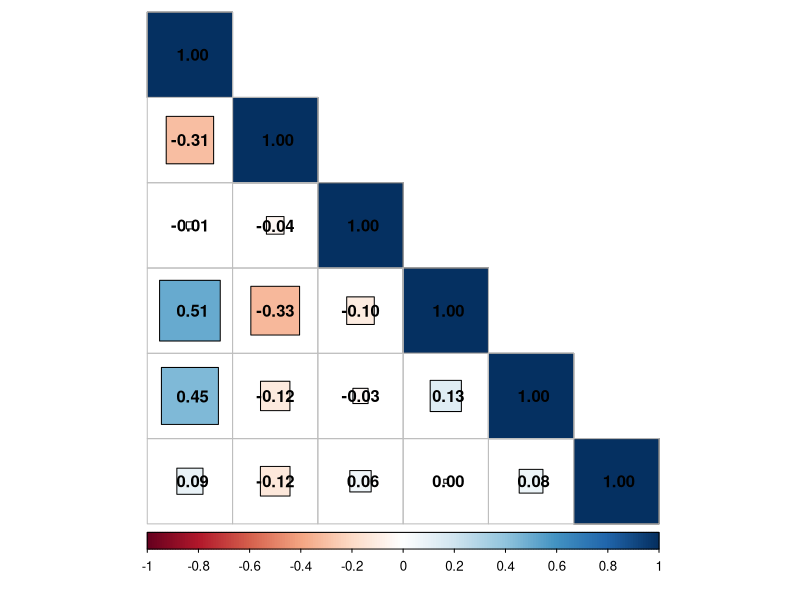
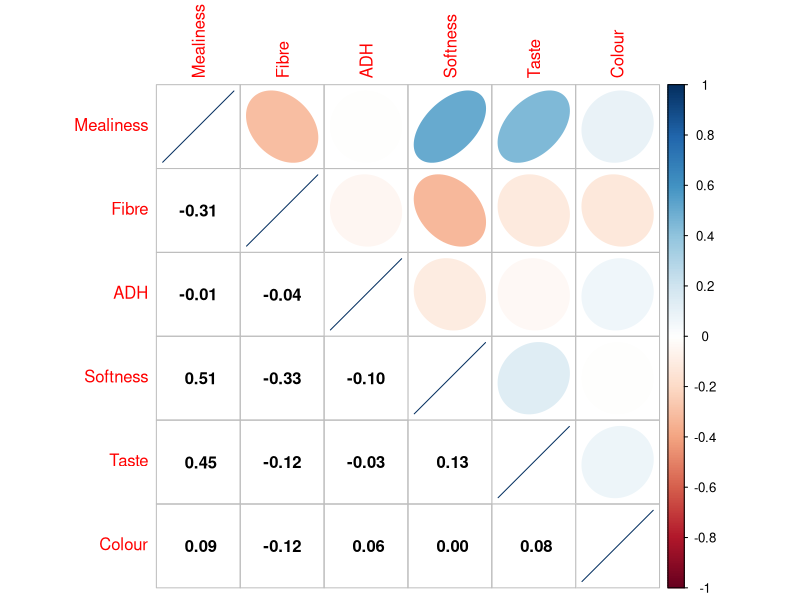
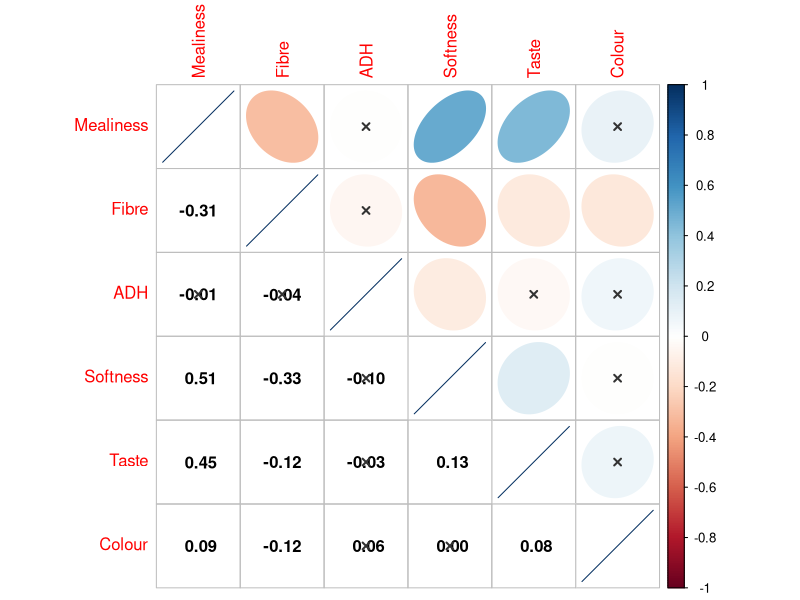
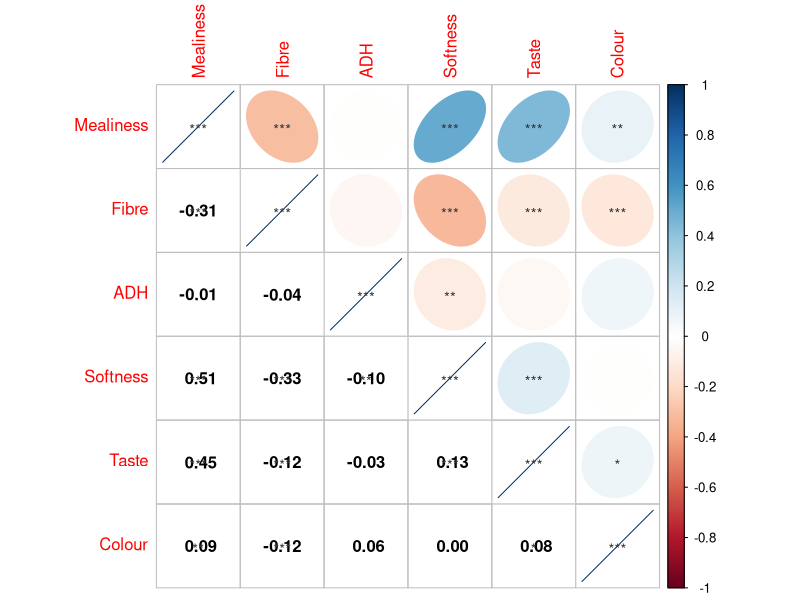

These charts were generated, in order, by the following R code:

# Correlation matrix ------------------------------------------------------
# Uncomment this line and run it to install the packages

# install.packages("corrplot")
# install.packages("tidyverse")
# install.packages("readxl")
# install.packages('here')

library(corrplot)
library(tidyverse)
library(readxl)
library(here)

dat <- read_excel(here::here('Data/Copy of Sensory Data for Bayesian Analysis.xlsx'))


M1 <- cor.mtest(dat[,4:9])

M <- cor(dat[,4:9])

M2 <- cor.mtest(dat[,4:9],conf.level=.95)

corrplot(cor(dat[,4:9]),
         method='square',
         type = 'lower',
         insig = 'label_sig',
         sig.level = c(.001,.01,.05),
         pch.cex = 0.8,
         pch.col = 'yellow',
         tl.cex = 1,
         addCoef.col = 'black',
         tl.pos = 'n',
         outline = TRUE)


corrplot.mixed(corr = M,lower = 'number',
               upper = 'ellipse',
               tl.pos = 'lt',
               diag = 'u',
               lower.col = 'black')


# Mark the significant values with star based on the significant l --------

corrplot.mixed(corr = M,lower = 'number',
               upper = 'ellipse',
               tl.pos = 'lt',
               diag = 'u',
               lower.col = 'black', 
               sig.level = c(0.001, 0.01, 0.05)
               ,p.mat=M1$p,pch.cex=0.9,pch.col='gray20')



# New line based on github reply 

corrplot.mixed(corr = M,lower = 'number',
               upper = 'ellipse',
               tl.pos = 'lt',
               diag = 'u',
               lower.col = 'black', 
               sig.level = c(0.001, 0.01,0.05)
               ,insig = 'label_sig',p.mat=M1$p,pch.cex=0.9,pch.col='gray20')







